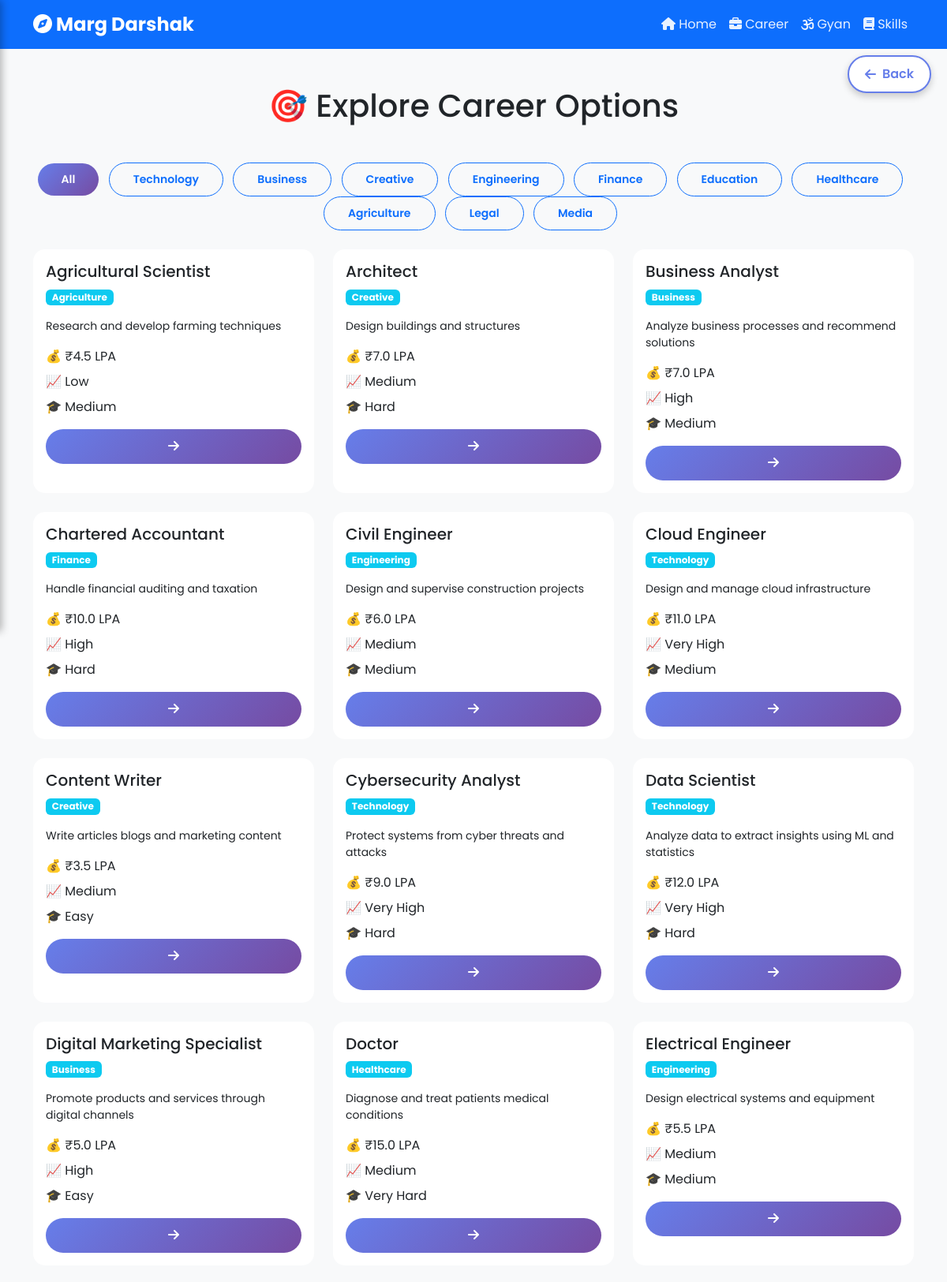
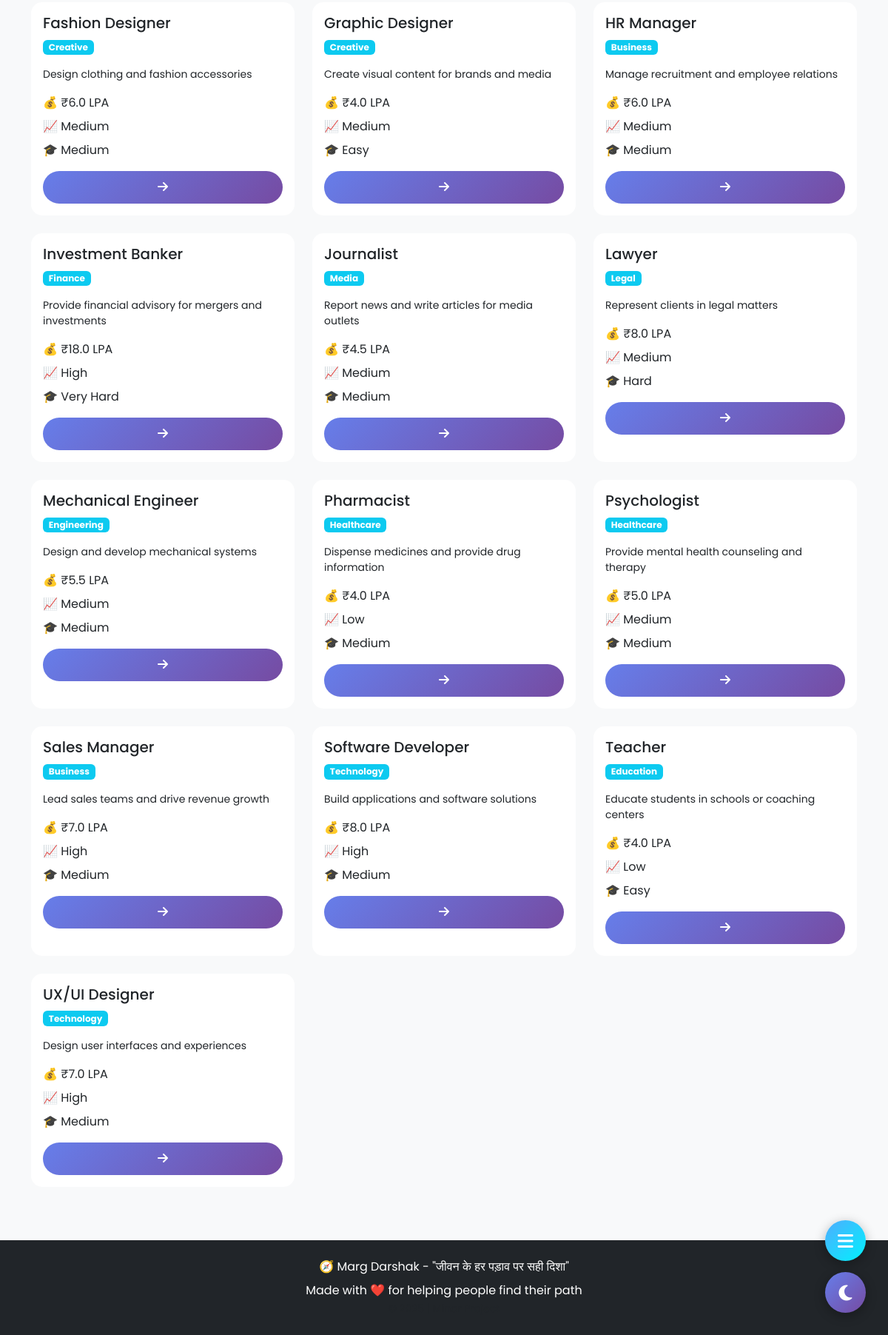
The page /career/browse on the database its author committed (2 pictures, top to bottom).
### tables this page shows
CREATE TABLE careers (
            id INTEGER PRIMARY KEY AUTOINCREMENT,
            title TEXT NOT NULL,
            category TEXT,
            description TEXT,
            required_skills TEXT,
            avg_salary_inr INTEGER,
            growth_rate TEXT,
            difficulty_level TEXT,
            education_required TEXT,
            top_colleges TEXT,
            job_roles TEXT
        );

### app.py (the view)
@app.route('/career/browse')
def career_browse():
    try:
        conn = get_db_connection()
        category = request.args.get('category', 'all')
        if category == 'all':
            careers = conn.execute('SELECT * FROM careers ORDER BY title').fetchall()
        else:
            careers = conn.execute('SELECT * FROM careers WHERE category = ? ORDER BY title', (category,)).fetchall()
        categories = conn.execute('SELECT DISTINCT category FROM careers').fetchall()
        conn.close()
        career_list = []
        for row in careers:
            career_list.append(dict(row))
        category_list = []
        for row in categories:
            category_list.append(row['category'])
        return render_template('career/browse.html',
                             careers=career_list,
                             categories=category_list,
                             selected_category=category)
    except Exception as e:
        print(f"Browse error: {e}")
        return f"Error: {e}", 500

### app.py (called while the page is built)
def get_db_connection():
    conn = sqlite3.connect(DB_PATH)
    conn.row_factory = sqlite3.Row
    return conn

### templates/career/browse.html (shortened to what this page needs)
{% extends 'base.html' %}
{% block content %}
<div class="container my-5">
    <h1 class="text-center mb-5">🎯 Explore Career Options</h1>
    <div class="text-center mb-4">
        <a href="/career/browse?category=all" class="btn btn-sm {% if selected_category == 'all' %}btn-primary{% else %}btn-outline-primary{% endif %} me-2">All</a>
        {% for cat in categories %}
        <a href="/career/browse?category={{ cat }}" class="btn btn-sm {% if selected_category == cat %}btn-primary{% else %}btn-outline-primary{% endif %} me-2">{{ cat }}</a>
        {% endfor %}
    </div>
    <div class="row">
        {% for career in careers %}
        <div class="col-md-4 mb-4">
            <div class="card h-100 hover-card">
                <div class="card-body">
                    <h5 class="card-title">{{ career.title }}</h5>
                    <span class="badge bg-info mb-3">{{ career.category }}</span>
                    <p class="card-text small">{{ career.description }}</p>
                    <div class="mb-2">
                        <strong>💰</strong> ₹{{ (career.avg_salary_inr / 100000)|round(1) }} LPA
                    </div>
                    <div class="mb-2">
                        <strong>📈</strong> {{ career.growth_rate }}
                    </div>
                    <div class="mb-3">
                        <strong>🎓</strong> {{ career.difficulty_level }}
                    </div>
                    <a href="/career/detail/{{ career.id }}" class="btn btn-primary w-100">
                     <i class="fas fa-arrow-right"></i>
                       </a>
                </div>
            </div>
        </div>
        {% endfor %}
    </div>
</div>
{% endblock %}

### templates/base.html (shortened to what this page needs)
<!DOCTYPE html>
<html lang="en">
<head>
    <link href="https://cdn.jsdelivr.net/npm/bootstrap@5.3.0/dist/css/bootstrap.min.css" rel="stylesheet">
    <link rel="stylesheet" href="https://cdnjs.cloudflare.com/ajax/libs/font-awesome/6.4.0/css/all.min.css">
    <link rel="stylesheet" href="{{ url_for('static', filename='css/style.css') }}">
</head>
<body>
    <div class="floating-buttons">
        <button class="floating-btn sidebar-toggle-btn" onclick="toggleSidebar()" title="Menu">
            <i class="fas fa-bars"></i>
        </button>
        <button class="floating-btn dark-mode-toggle" onclick="toggleDarkMode()" title="Toggle Dark Mode" id="darkModeBtn">
            <i class="fas fa-moon"></i>
        </button>
    </div>
    {% if request and request.path != '/' %}
    <a href="javascript:history.back()" class="back-button">
        <i class="fas fa-arrow-left"></i> Back
    </a>
    {% endif %}
    <nav class="navbar navbar-expand-lg navbar-dark bg-primary sticky-top">
        <div class="container">
            <a class="navbar-brand" href="/">
                <i class="fas fa-compass"></i> Marg Darshak
            </a>
            <div class="collapse navbar-collapse" id="navbarNav">
                <ul class="navbar-nav ms-auto">
                    <li class="nav-item"><a class="nav-link" href="/"><i class="fas fa-home"></i> Home</a></li>
                    <li class="nav-item"><a class="nav-link" href="/career"><i class="fas fa-briefcase"></i> Career</a></li>
                    <li class="nav-item"><a class="nav-link" href="/gyan"><i class="fas fa-om"></i> Gyan</a></li>
                    <li class="nav-item"><a class="nav-link" href="/skill"><i class="fas fa-book"></i> Skills</a></li>
                </ul>
            </div>
        </div>
    </nav>
    <main>
        {% block content %}{% endblock %}
    </main>
    <footer class="bg-dark text-white text-center py-4 mt-5">
        <div class="container">
            <p class="mb-2">🧭 Marg Darshak - "जीवन के हर पड़ाव पर सही दिशा"</p>
            <p class="mb-0">Made with ❤️ for helping people find their path</p>
            <small class="text-muted">© 2025 | Minor Project</small>
        </div>
    </footer>
</body>
</html>

### static/css/style.css (style rules this page uses)
:root { --primary-color: #667eea; --secondary-color: #764ba2; --success-color: #4facfe; --danger-color: #f093fb; }
body { font-family: 'Poppins', sans-serif; background-color: #f8f9fa; }
.navbar-brand { font-weight: 700; font-size: 1.5rem; }
.navbar-dark .navbar-nav .nav-link { color: rgba(255,255,255,0.9); transition: color 0.3s ease; }
.card { border: none; border-radius: 15px; transition: all 0.3s ease; }
.btn { border-radius: 25px; padding: 10px 30px; font-weight: 600; transition: all 0.3s ease; }
.btn-primary { background: linear-gradient(135deg, var(--primary-color) 0%, var(--secondary-color) 100%); border: none; }
footer { margin-top: auto; }
.fade-in-up { animation: fadeInUp 0.6s ease; }

### templates/base.html (style rules this page uses)
body { transition: background-color 0.3s ease, color 0.3s ease; }
.floating-buttons { position: fixed; bottom: 30px; right: 30px; z-index: 1000; display: flex; flex-direction: column; gap: 15px; }
.floating-btn { width: 55px; height: 55px; border-radius: 50%; border: none; box-shadow: 0 4px 15px rgba(0,0,0,0.3); cursor: pointer; display: flex; align-items: center; justify-content: center; font-size: 1.5rem; transition: all 0.3s ease; color: white; }
.dark-mode-toggle { background: linear-gradient(135deg, #667eea 0%, #764ba2 100%); }
.sidebar-toggle-btn { background: linear-gradient(135deg, #4facfe 0%, #00f2fe 100%); }
.back-button { position: fixed; top: 70px; right: 20px; z-index: 999; padding: 10px 20px; border-radius: 25px; background: white; color: #667eea; border: 2px solid #667eea; box-shadow: 0 4px 10px rgba(0,0,0,0.2); cursor: pointer; transition: all 0.3s ease; text-decoration: none; font-weight: 600; display: inline-flex; align-items: center; gap: 8px; }
.fade-in-up { animation: fadeInUp 0.6s ease; }

### rows shown on the page
careers: title "Agricultural Scientist", category "Agriculture", description "Research and develop farming techniques", (career.avg_salary_inr/100000)|round(1) "4.5", growth_rate "Low", difficulty_level "Medium"
careers: title "Architect", category "Creative", description "Design buildings and structures", (career.avg_salary_inr/100000)|round(1) "7.0", growth_rate "Medium", difficulty_level "Hard"
careers: title "Business Analyst", category "Business", description "Analyze business processes and recommend solutions", (career.avg_salary_inr/100000)|round(1) "7.0", growth_rate "High", difficulty_level "Medium"
careers: title "Chartered Accountant", category "Finance", description "Handle financial auditing and taxation", (career.avg_salary_inr/100000)|round(1) "10.0", growth_rate "High", difficulty_level "Hard"
careers: title "Civil Engineer", category "Engineering", description "Design and supervise construction projects", (career.avg_salary_inr/100000)|round(1) "6.0", growth_rate "Medium", difficulty_level "Medium"
careers: title "Cloud Engineer", category "Technology", description "Design and manage cloud infrastructure", (career.avg_salary_inr/100000)|round(1) "11.0", growth_rate "Very High", difficulty_level "Medium"
careers: title "Content Writer", category "Creative", description "Write articles blogs and marketing content", (career.avg_salary_inr/100000)|round(1) "3.5", growth_rate "Medium", difficulty_level "Easy"
careers: title "Cybersecurity Analyst", category "Technology", description "Protect systems from cyber threats and attacks", (career.avg_salary_inr/100000)|round(1) "9.0", growth_rate "Very High", difficulty_level "Hard"
careers: title "Data Scientist", category "Technology", description "Analyze data to extract insights using ML and statistics", (career.avg_salary_inr/100000)|round(1) "12.0", growth_rate "Very High", difficulty_level "Hard"
careers: title "Digital Marketing Specialist", category "Business", description "Promote products and services through digital channels", (career.avg_salary_inr/100000)|round(1) "5.0", growth_rate "High", difficulty_level "Easy"
careers: title "Doctor", category "Healthcare", description "Diagnose and treat patients medical conditions", (career.avg_salary_inr/100000)|round(1) "15.0", growth_rate "Medium", difficulty_level "Very Hard"
careers: title "Electrical Engineer", category "Engineering", description "Design electrical systems and equipment", (career.avg_salary_inr/100000)|round(1) "5.5", growth_rate "Medium", difficulty_level "Medium"
careers: title "Fashion Designer", category "Creative", description "Design clothing and fashion accessories", (career.avg_salary_inr/100000)|round(1) "6.0", growth_rate "Medium", difficulty_level "Medium"
careers: title "Graphic Designer", category "Creative", description "Create visual content for brands and media", (career.avg_salary_inr/100000)|round(1) "4.0", growth_rate "Medium", difficulty_level "Easy"
careers: title "HR Manager", category "Business", description "Manage recruitment and employee relations", (career.avg_salary_inr/100000)|round(1) "6.0", growth_rate "Medium", difficulty_level "Medium"
careers: title "Investment Banker", category "Finance", description "Provide financial advisory for mergers and investments", (career.avg_salary_inr/100000)|round(1) "18.0", growth_rate "High", difficulty_level "Very Hard"
careers: title "Journalist", category "Media", description "Report news and write articles for media outlets", (career.avg_salary_inr/100000)|round(1) "4.5", growth_rate "Medium", difficulty_level "Medium"
careers: title "Lawyer", category "Legal", description "Represent clients in legal matters", (career.avg_salary_inr/100000)|round(1) "8.0", growth_rate "Medium", difficulty_level "Hard"
careers: title "Mechanical Engineer", category "Engineering", description "Design and develop mechanical systems", (career.avg_salary_inr/100000)|round(1) "5.5", growth_rate "Medium", difficulty_level "Medium"
careers: title "Pharmacist", category "Healthcare", description "Dispense medicines and provide drug information", (career.avg_salary_inr/100000)|round(1) "4.0", growth_rate "Low", difficulty_level "Medium"
careers: title "Psychologist", category "Healthcare", description "Provide mental health counseling and therapy", (career.avg_salary_inr/100000)|round(1) "5.0", growth_rate "Medium", difficulty_level "Medium"
careers: title "Sales Manager", category "Business", description "Lead sales teams and drive revenue growth", (career.avg_salary_inr/100000)|round(1) "7.0", growth_rate "High", difficulty_level "Medium"
careers: title "Software Developer", category "Technology", description "Build applications and software solutions", (career.avg_salary_inr/100000)|round(1) "8.0", growth_rate "High", difficulty_level "Medium"
careers: title "Teacher", category "Education", description "Educate students in schools or coaching centers", (career.avg_salary_inr/100000)|round(1) "4.0", growth_rate "Low", difficulty_level "Easy"
careers: title "UX/UI Designer", category "Technology", description "Design user interfaces and experiences", (career.avg_salary_inr/100000)|round(1) "7.0", growth_rate "High", difficulty_level "Medium"

### other values the page prints
{{ cat }} "Technology" "Business" "Creative" "Engineering" "Finance" "Education" "Healthcare" "Agriculture" "Legal" "Media"
